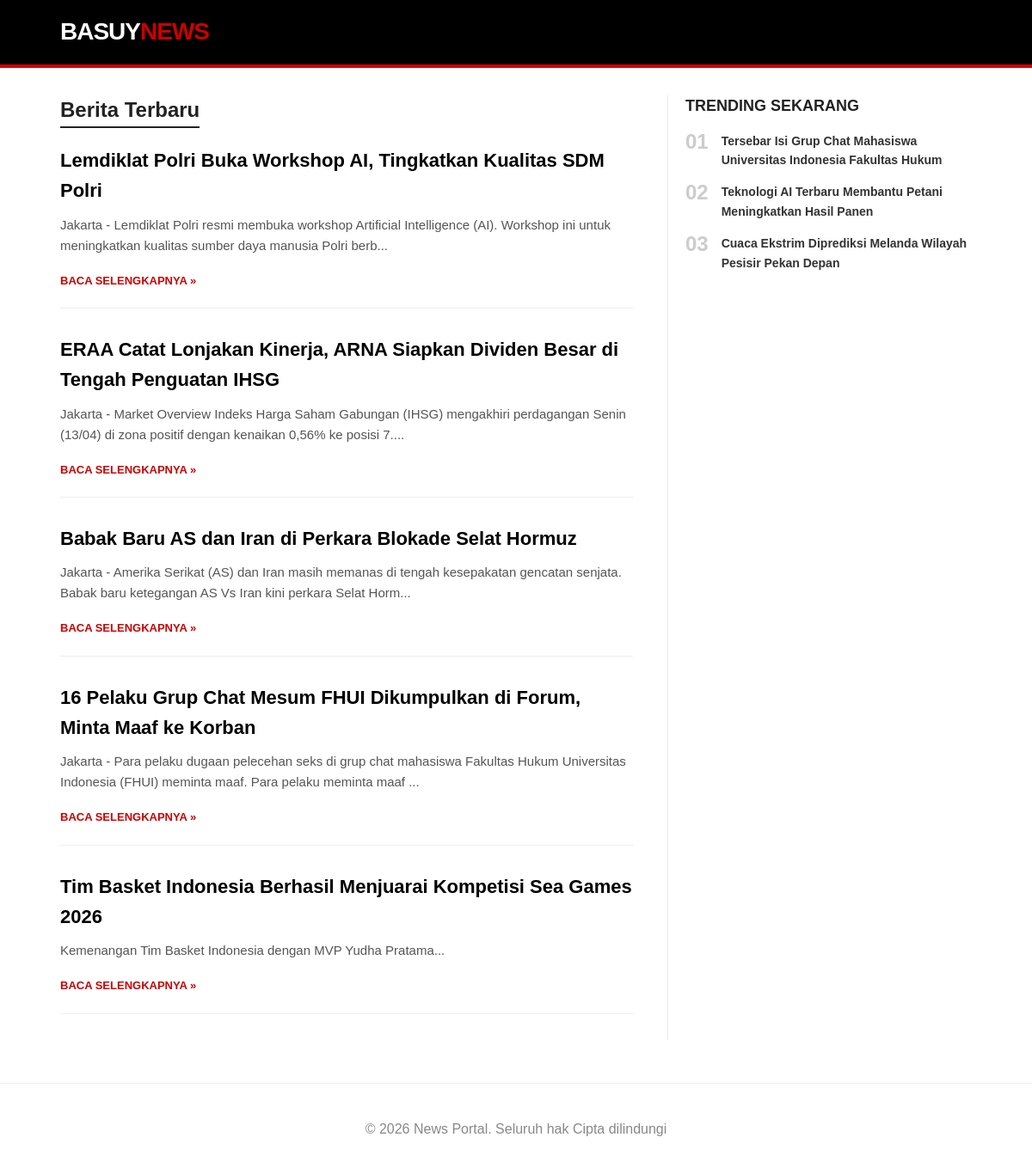
The page / on the database its author committed.
### tables this page shows
CREATE TABLE `berita` (
  `id` int NOT NULL,
  `judul` varchar(255) DEFAULT NULL,
  `isi` text,
  `kategori_id` int DEFAULT NULL,
  `tanggal` date DEFAULT NULL
);

### index.php (the view, shortened to what this page needs)
<?php include 'config/koneksi.php'; ?>
<!DOCTYPE html>
<html lang="id">
<head>
</head>
<body>
<header>
    <div class="container">
        <a href="index.php" class="logo">BASUY<span>NEWS</span></a>
    </div>
</header>
<div class="container">
    <div class="main-wrapper">
        <main class="content">
            <h1 class="section-title">Berita Terbaru</h1>
            <?php
            $query = mysqli_query($conn, "SELECT * FROM berita ORDER BY id DESC");
            while ($row = mysqli_fetch_assoc($query)) {
            ?>
                <article class="news-item">
                    <h3><a href="detail.php?id=<?= $row['id'] ?>"><?= $row['judul'] ?></a></h3>
                    <p><?= substr(strip_tags($row['isi']), 0, 150) ?>...</p>
                    <a href="detail.php?id=<?= $row['id'] ?>" class="btn-baca">Baca Selengkapnya &raquo;</a>
                </article>
            <?php } ?>
        </main>
        <aside class="sidebar">
            <div class="sidebar-title">Trending Sekarang</div>
            <div class="trending-item">
                <div class="trending-num">01</div>
                <a href="#" class="trending-text">Tersebar Isi Grup Chat Mahasiswa Universitas Indonesia Fakultas Hukum</a>
            </div>
            <div class="trending-item">
                <div class="trending-num">02</div>
                <a href="#" class="trending-text">Teknologi AI Terbaru Membantu Petani Meningkatkan Hasil Panen</a>
            </div>
            <div class="trending-item">
                <div class="trending-num">03</div>
                <a href="#" class="trending-text">Cuaca Ekstrim Diprediksi Melanda Wilayah Pesisir Pekan Depan</a>
            </div>
        </aside>
    </div>
</div>
<footer style="text-align: center; padding: 40px 0; color: #888; border-top: 1px solid #eee; margin-top: 50px;">
    <div class="container">
        &copy; <?= date('Y') ?> News Portal. Seluruh hak Cipta dilindungi
    </div>
</footer>
</body>
</html>

### index.php (style rules this page uses)
* { box-sizing: border-box; margin: 0; padding: 0; }
body { font-family: Arial, sans-serif; background-color: #ffffff; color: #222; line-height: 1.6; }
header { background-color: #000; color: #fff; padding: 15px 0; border-bottom: 4px solid #cc0000; position: sticky; top: 0; z-index: 1000; }
.container { max-width: 1100px; margin: 0 auto; padding: 0 20px; }
.logo { font-size: 28px; font-weight: 900; text-decoration: none; color: #fff; letter-spacing: -1px; }
.logo span { color: #cc0000; }
.main-wrapper { display: flex; gap: 40px; margin-top: 30px; }
.content { flex: 2; }
.sidebar { flex: 1; border-left: 1px solid #eee; padding-left: 20px; }
h1.section-title { font-size: 24px; margin-bottom: 20px; border-bottom: 2px solid #222; display: inline-block; }
.news-item { margin-bottom: 30px; border-bottom: 1px solid #eee; padding-bottom: 20px; }
.news-item h3 { margin-bottom: 10px; }
.news-item h3 a { text-decoration: none; color: #000; font-size: 22px; font-weight: bold; transition: 0.2s; }
.news-item p { color: #555; font-size: 15px; margin-bottom: 15px; }
.btn-baca { color: #cc0000; text-decoration: none; font-weight: bold; font-size: 13px; text-transform: uppercase; }
.sidebar-title { font-weight: bold; font-size: 18px; margin-bottom: 15px; text-transform: uppercase; }
.trending-item { margin-bottom: 15px; display: flex; align-items: flex-start; }
.trending-num { color: #ccc; font-size: 24px; font-weight: bold; margin-right: 15px; line-height: 1; }
.trending-text { text-decoration: none; color: #333; font-weight: bold; font-size: 14px; }

### rows shown on the page
berita: judul "Lemdiklat Polri Buka Workshop AI, Tingkatkan Kualitas SDM Polri", isi "Jakarta - Lemdiklat Polri resmi membuka workshop Artificial Intelligence (AI). Workshop ini untuk meningkatkan kualitas sumber daya manusia Polri berb"
berita: judul "ERAA Catat Lonjakan Kinerja, ARNA Siapkan Dividen Besar di Tengah Penguatan IHSG", isi "Jakarta - Market Overview Indeks Harga Saham Gabungan (IHSG) mengakhiri perdagangan Senin (13/04) di zona positif dengan kenaikan 0,56% ke posisi 7."
berita: judul "Babak Baru AS dan Iran di Perkara Blokade Selat Hormuz", isi "Jakarta - Amerika Serikat (AS) dan Iran masih memanas di tengah kesepakatan gencatan senjata. Babak baru ketegangan AS Vs Iran kini perkara Selat Horm"
berita: judul "16 Pelaku Grup Chat Mesum FHUI Dikumpulkan di Forum, Minta Maaf ke Korban", isi "Jakarta - Para pelaku dugaan pelecehan seks di grup chat mahasiswa Fakultas Hukum Universitas Indonesia (FHUI) meminta maaf. Para pelaku meminta maaf"
berita: judul "Tim Basket Indonesia Berhasil Menjuarai Kompetisi Sea Games 2026", isi "Kemenangan Tim Basket Indonesia dengan MVP Yudha Pratama"
